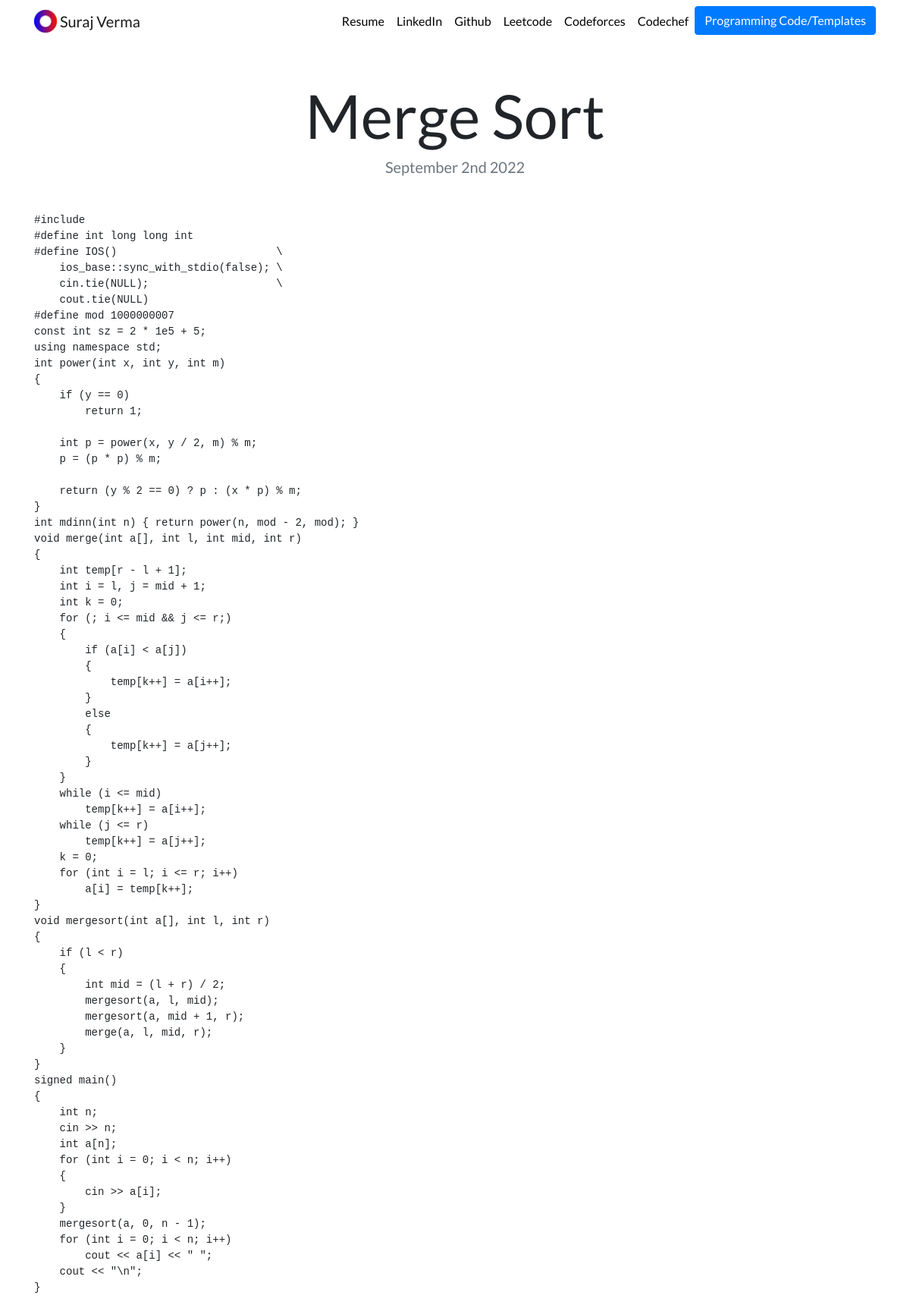
Page /blog/3/ on the committed database.
### blog/models.py (models this page shows, shortened)
class Blog(models.Model):
    title = models.CharField(max_length=200)
    description = models.TextField()
    date = models.DateField()

### blog/views.py (the view)
# urls.py: path('<int:blog_id>/', views.detail, name='detail'),
def detail(request, blog_id):
    blog = get_object_or_404(Blog, pk=blog_id)
    return render(request, 'blog/detail.html', {'blog': blog})

### blog/templates/blog/detail.html
{% extends "portfolio/base.html" %}
{% load static %}
{% block content %}
<h1 class="text-center mt-5" id="blogdetailtitle">{{ blog.title }}</h1>
<h5 class="text-center text-muted mb-5">{{ blog.date|date:'F jS Y' }}</h5>
{{ blog.description|safe }}
{% endblock %}

### portfolio/static/portfolio/custom.css (style rules this page uses)
body { font-family: 'Lato', sans-serif; }
@media (min-width: 992px) { #blogdetailtitle { font-size: 5rem; } }

### rows in the picture
Blog: title "Merge Sort", date "September 2nd 2022", description "#include #define int long long int #define IOS() \\ ios_base::sync_with_stdio(false); \\ cin.tie(NULL); \\ cout.tie(NULL) #define mod 1000000007 const int sz = 2 * 1e5 + 5; using namespace std; int power(int x, int y, int m) { if (y == 0) return 1; int p = power(x, y / 2, m) % m; p = (p * p) % m; return (y % 2 == 0) ? p : (x * p) % m; } int mdinn(int n) { return power(n, mod - 2, mod); } void merge(int a[], int l, int mid, int r) { int temp[r - l + 1]; int i = l, j = mid + 1; int k = 0; for (; i <= mid && j <= r;) { if (a[i] < a[j]) { temp[k++] = a[i++]; } else { temp[k++] = a[j++]; } } while (i <= mid) temp[k++] = a[i++]; while (j <= r) temp[k++] = a[j++]; k = 0; for (int i = l; i <= r; i++)…"
